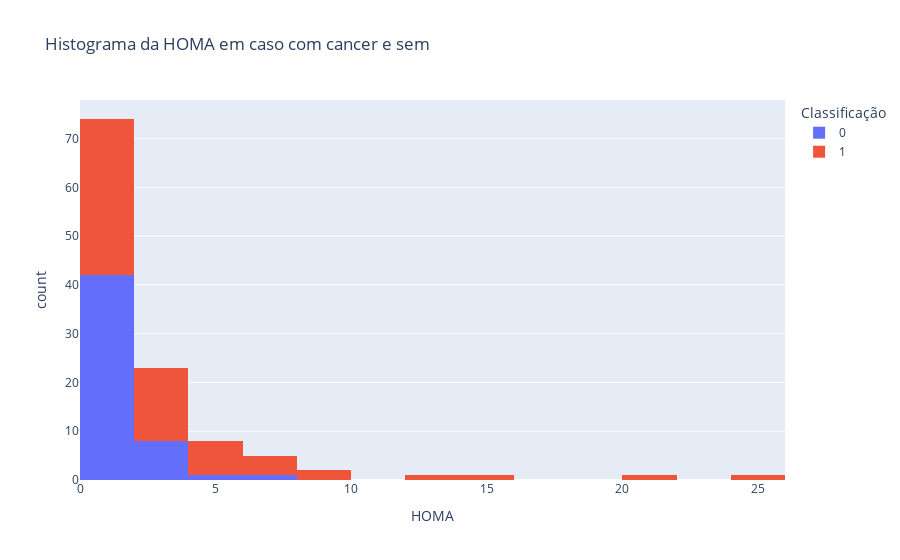

This figure's notebook cell:
### Markdown cell above
Podemos ver que a quantidade de insulina no um tem uma certa tendeência de alcançar niveis maiores em relação ao que não tem, como pode ser visto neste pagina de Victor Sorrentino em 2018 nesse [link](https://tourlife.com.br/insulina-e-cancer/) em que diz já em uma pesquisa de 1992 apresentava os seguintes resultados:
    
    "foi comprovado que as mulheres com câncer de mama estavam com as taxas de peptídeo C – substância obtida quando a insulina é processada no organismo – mais altas do que o outro grupo que não tinha a doença.A conclusão do artigo é que a insulina e câncer estão ligados, pois a substância atua de maneira direta no crescimento celular do câncer. Assim, as altas taxas de insulina são um fator de risco mais grave que a maioria de outros motivos conhecidos."

### Code cell
px.histogram(df_cancer,x='HOMA',color='Classification',title= 'Histograma da HOMA em caso com cancer e sem',
labels={'Classification':'Classificação'})

### Figure 1 — Plotly figure (JSON) as saved in the notebook; plotly's stock layout.template omitted (floating-point values rounded to 4 significant figures)
{"data": [{"alignmentgroup": "True", "bingroup": "x", "hovertemplate": "Classificação=0<br>HOMA=%{x}<br>count=%{y}<extra></extra>", "legendgroup": "0", "marker": {"color": "#636efa", "pattern": {"shape": ""}}, "name": "0", "offsetgroup": "0", "orientation": "v", "showlegend": true, "type": "histogram", "x": [0.4674, 0.7069, 1.01, 0.6127, 0.8054, 0.7321, 0.8908, 1.883, 0.8015, 1.014, 0.6674, 1.145, 0.8273, 1.33, 1.07, 1.6, 0.59, 3.79, 1.037, 3.01, 0.9217, 0.9721, 1.204, 0.9067, 1.229, 1.384, 1.753, 2.052, 1.513, 1.3, 3.87, 2.535, 1.84, 5.092, 0.7322, 1.134, 0.8457, 1.407, 1.305, 0.7276, 1.101, 3.262, 1.09, 1.246, 2.098, 1.341, 1.873, 0.5192, 2.35, 1.057, 7.112, 0.9603], "xaxis": "x", "yaxis": "y"}, {"alignmentgroup": "True", "bingroup": "x", "hovertemplate": "Classificação=1<br>HOMA=%{x}<br>count=%{y}<extra></extra>", "legendgroup": "1", "marker": {"color": "#EF553B", "pattern": {"shape": ""}}, "name": "1", "offsetgroup": "1", "orientation": "v", "showlegend": true, "type": "histogram", "x": [3.485, 0.8324, 2.853, 4.924, 0.688, 1.56, 1.001, 0.7902, 1.233, 1.846, 0.5079, 0.6961, 1.659, 1.403, 0.7913, 1.378, 0.7424, 4.468, 0.7807, 15.29, 1.562, 1.145, 7.836, 2.63, 3.775, 1.1, 20.63, 5.272, 0.6055, 2.385, 7.003, 2.872, 1.009, 3.071, 0.5639, 25.05, 5.97, 5.685, 13.23, 4.459, 6.483, 8.226, 9.736, 1.45, 2.249, 0.6179, 4.669, 2.346, 0.6538, 1.432, 2.51, 2.242, 2.94, 1.863, 1.046, 1.305, 2.634, 2.628, 3.496, 0.7557, 1.117, 1.371, 0.5704, 6.777], "xaxis": "x", "yaxis": "y"}], "layout": {"barmode": "relative", "legend": {"title": {"text": "Classificação"}, "tracegroupgap": 0}, "title": {"text": "Histograma da HOMA em caso com cancer e sem"}, "xaxis": {"anchor": "y", "domain": [0, 1], "title": {"text": "HOMA"}}, "yaxis": {"anchor": "x", "domain": [0, 1], "title": {"text": "count"}}}}
